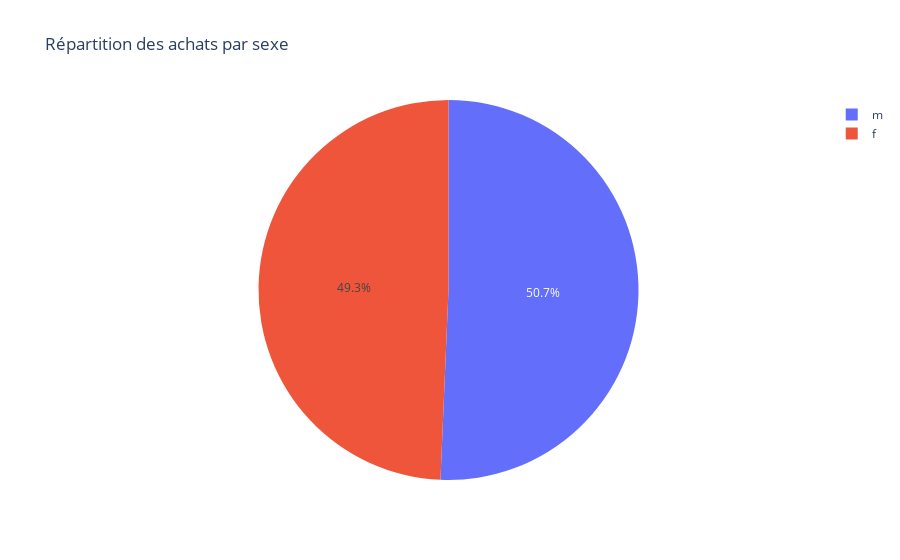

The code cell stored with this chart in its notebook:
### Code cell
import plotly.express as px

df =final_table
fig = px.pie(df, values='total_price', names='sex', title='Répartition des achats par sexe')
fig.show()

### Figure 1 — Plotly figure (JSON) as saved in the notebook; plotly's stock layout.template omitted (floating-point values rounded to 4 significant figures; data arrays with more than 128 entries replaced by an {"elided": "..."} marker saying what was removed)
{"data": [{"domain": {"x": [0, 1], "y": [0, 1]}, "hovertemplate": "sex=%{label}<br>total_price=%{value}<extra></extra>", "labels": {"elided": "8600 str values"}, "legendgroup": "", "name": "", "showlegend": true, "type": "pie", "values": {"elided": "8600 float values"}}], "layout": {"legend": {"tracegroupgap": 0}, "title": {"text": "Répartition des achats par sexe"}}}
